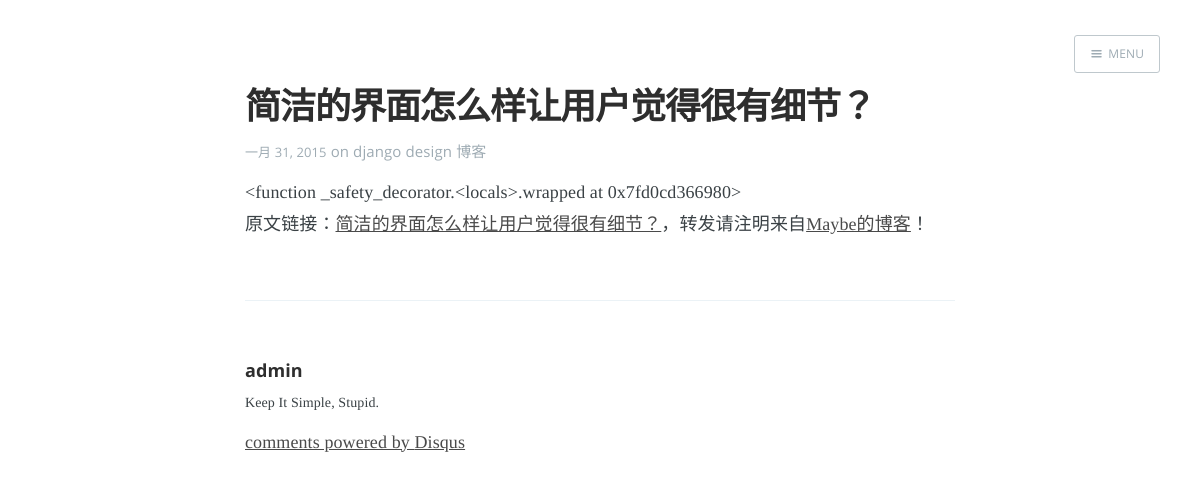
The page /blog/3/simple_ui (signed in) on the database its author committed.
### apps/blog/models.py (models this page shows, shortened)
class Blog(models.Model):
    STATUS_CHOICES = (
        ('d', "草稿"),
        ('p', "已发布"),
    )
    title = models.CharField('标题', max_length=150, db_index=True, unique=True)
    link = models.CharField('链接', max_length=150, default='')
    link.help_text = "Cool URIs don't change"
    snippet = models.CharField('摘要', max_length=500, default='')
    content = models.TextField('内容', )
    add_time = models.DateTimeField('创建时间', auto_now_add=True)
    publish_time = models.DateTimeField('发表时间', null=True)
    update_time = models.DateTimeField('修改时间')
    status = models.CharField('状态', max_length=1, choices=STATUS_CHOICES, default=STATUS_CHOICES[0][0])
    is_public = models.BooleanField('公开', default=True)
    is_top = models.BooleanField('置顶', default=False)
    access_count = models.IntegerField('浏览量', default=1, editable=False)
    category = models.ForeignKey('Category', verbose_name='所属分类')
    tags = models.ManyToManyField('Tag', verbose_name='标签集合', null=True, blank=True)
    tags.help_text = '标签'
    author = models.ForeignKey(User, verbose_name='作者')
    def save(self, *args, **kwargs):
        self.link = slugify(self.link)
        self.snippet = self.snippet or self.content[:140]
        modified = kwargs.pop("modified", True)
        if modified:
            self.update_time = datetime.datetime.utcnow()
        super(Blog, self).save(*args, **kwargs)
    def get_absolute_url(self):
        return reverse('blog:blog_detail', args=(self.id, self.link))

class Tag(models.Model):
    title = models.CharField('名称', max_length=50, db_index=True, unique=True)
    def __str__(self):
        return self.title

### apps/blog/views.py (the view)
# urls.py: url(r'^(?P<pk>\d+)/(?P<blog_link>[\w,-]*)$', BlogDetailView.as_view(), name='blog_detail'),
class BlogDetailView(DetailView):
    model = Blog
    template_name = "post_detail.html"
    def get_object(self, queryset=None):
        blog = super(BlogDetailView, self).get_object(queryset)
        if blog.status == 'd' or (not blog.is_public and self.request.user != blog.author):
            raise PermissionDenied
        blog.access_count += 1
        blog.save(modified=False)
        return blog
    def get_context_data(self, **kwargs):
        context = super(BlogDetailView, self).get_context_data(**kwargs)
        current_post = context.get("object")
        count = Blog.objects.filter(status='p', is_public=True).count()
        randint = random.randint(0, count)
        try:
            random_post = Blog.objects.filter(status='p', is_public=True)[randint:randint + 1][0]
        except IndexError:
            random_post = None
        try:
            next_post = Blog.objects.filter(pk__lt=current_post.id).order_by('-pk')[0]
        except IndexError:
            next_post = None
        context['next_post'] = next_post
        context['random_post'] = random_post
        return context

### apps/blog/context_processors.py (called while the page is built)
def google_analytics(request):
    from django.conf import settings
    return {'ga_id': settings.GOOGLE_ANALYTICS_ID}

### apps/blog/templatetags/myapp_markup.py (called while the page is built)
@register.filter(is_safe=True)
@stringfilter
def md1(value):
    markdown = mistune.Markdown(renderer=renderer)
    return mark_safe(markdown(value))

### apps/blog/templates/post_detail.html (shortened to what this page needs)
{% extends "base.html" %}
{% load myapp_markup %}
{% block body_class %} post-template {% endblock %}
{% load staticfiles %}
{% block head %}
<header class="main-header post-head no-cover">
    {% include "widget/main-nav.html" %}
</header>
{% endblock %}
{% block body %}
<main class="content" role="main">
    <article class="post">
        <header class="post-header">
            <h2 class="post-title">{{blog.title}}</h2>
            <section class="post-meta">
                <time class="post-date" datetime="{{blog.add_time|date:'b d, Y'}}">{{blog.add_time|date:"b d, Y"}}
                </time>
                {% if blog.tags %}on
                {% for tag in blog.tags.all %}
                <a href="{%url 'blog:tag' tag%}">{{tag }}</a>
                {% endfor %}
                {% endif %}
            </section>
        </header>
        <section class="post-content">
            {{blog.content | md1}}
            <details open="">
                <summary>原文链接：<a href="{{blog.get_absolute_url}}" rel="author">{{blog.title}}</a>，转发请注明来自<a
                        href="http://zhangshaohua.cc">Maybe的博客</a>！
                </summary>
            </details>
        </section>
        <footer class="post-footer">
            <section class="author">
                <h4><a href="{{url}}">{{blog.author.username}}</a></h4>
                <p>Keep It Simple, Stupid.</p>
            </section>
        </footer>
        {% include "widget/disqus.html" %}
    </article>
</main>
{% endblock %}

### static/css/screen.css (style rules this page uses)
article, aside, details, figcaption, figure, footer, header, hgroup, main, nav, section, summary { display: block; }
html { font-family: sans-serif; -ms-text-size-adjust: 100%; -webkit-text-size-adjust: 100%; }
body { margin: 0; }
a { background: transparent; }
html { height: 100%; max-height: 100%; font-size: 62.5%; -webkit-tap-highlight-color: rgba(0, 0, 0, 0); }
body { height: 100%; max-height: 100%; font-family: "Merriweather", serif; letter-spacing: 0.01rem; font-size: 1.8rem; line-height: 1.75em; color: #3A4145; -webkit-font-feature-settings: 'kern' 1; -moz-font-feature-settings: 'kern' 1; -o-font-feature-settings: 'kern' 1; text-rendering: geometricPrecision; }
h1, h2, h3, h4, h5, h6 { -webkit-font-feature-settings: 'dlig' 1, 'liga' 1, 'lnum' 1, 'kern' 1; -moz-font-feature-settings: 'dlig' 1, 'liga' 1, 'lnum' 1, 'kern' 1; -o-font-feature-settings: 'dlig' 1, 'liga' 1, 'lnum' 1, 'kern' 1; color: #2E2E2E; line-height: 1.15em; margin: 0 0 0.4em 0; font-family: "Open Sans", sans-serif; text-rendering: geometricPrecision; }
h2 { font-size: 3.6rem; letter-spacing: -1px; }
h4 { font-size: 2.5rem; }
a { color: #4A4A4A; transition: color 0.3s ease; }
p, ul, ol, dl { -webkit-font-feature-settings: 'liga' 1, 'onum' 1, 'kern' 1; -moz-font-feature-settings: 'liga' 1, 'onum' 1, 'kern' 1; -o-font-feature-settings: 'liga' 1, 'onum' 1, 'kern' 1; margin: 0 0 1em 0; text-rendering: geometricPrecision; }
.main-header { position: relative; display: table; width: 100%; height: 60vh; margin-bottom: 5rem; text-align: center; background: #222 no-repeat center center; background-size: cover; overflow: hidden; }
.no-cover .scroll-down, .no-cover.main-header:after, .archive-template .scroll-down, .archive-template .main-header:after { display: none }
.no-cover.main-header { min-height: 160px; max-height: 40vh; background: #f5f8fa; }
.post { position: relative; width: 80%; max-width: 710px; margin: 4rem auto; padding-bottom: 4rem; border-bottom: #EBF2F6 1px solid; word-wrap: break-word; }
.post:after { display: block; content: ""; width: 7px; height: 7px; border: #E7EEF2 1px solid; position: absolute; bottom: -5px; left: 50%; margin-left: -5px; background: #FFF; border-radius: 100%; box-shadow: #FFF 0 0 0 5px; }
.post-meta { display: block; margin: 1.75rem 0 0 0; font-family: "Open Sans", sans-serif; font-size: 1.5rem; line-height: 2.2rem; color: #9EABB3; }
.post-meta a { color: #9EABB3; text-decoration: none; }
.post-date { display: inline-block; margin-left: 8px; padding-left: 12px; border-left: #d5dbde 1px solid; text-transform: uppercase; font-size: 1.3rem; white-space: nowrap; }
.post-template .post-header { margin-bottom: 1.4rem; }
.post-template .post-title { margin-bottom: 0; }
.post-template .post-meta { margin-top: 1em; }
.post-template .post-date { padding: 0; margin: 0; border: none; }
.post-template .content { overflow: hidden; }
.post-template .post { margin-top: 0; border-bottom: none; padding-bottom: 0; }
.post-template .post:after { display: none; }
.post-footer { position: relative; margin: 6rem 0 0 0; padding: 6rem 0 0 0; border-top: #EBF2F6 1px solid; }
.post-footer h4 { font-size: 1.8rem; margin: 0; }
.post-footer p { margin: 1rem 0; font-size: 1.4rem; line-height: 1.75em; }
.post-footer .author { margin-right: 180px; }
.post-footer h4 a { color: #2e2e2e; text-decoration: none; }
.post-head.main-header { height: 65vh; min-height: 180px; }
.no-cover.post-head.main-header { height: 85px; min-height: 0; margin-bottom: 0; background: transparent; }
.post-head.main-header { height: 30vh; }

### rows shown on the page
Blog: title "简洁的界面怎么样让用户觉得很有细节？", add_time "一月 31, 2015", content|md1 "<function _safety_decorator.<locals>.wrapped at 0x7fd0cd366980>", author.username "admin"
Tag: title "django"
Tag: title "design"
Tag: title "博客"
